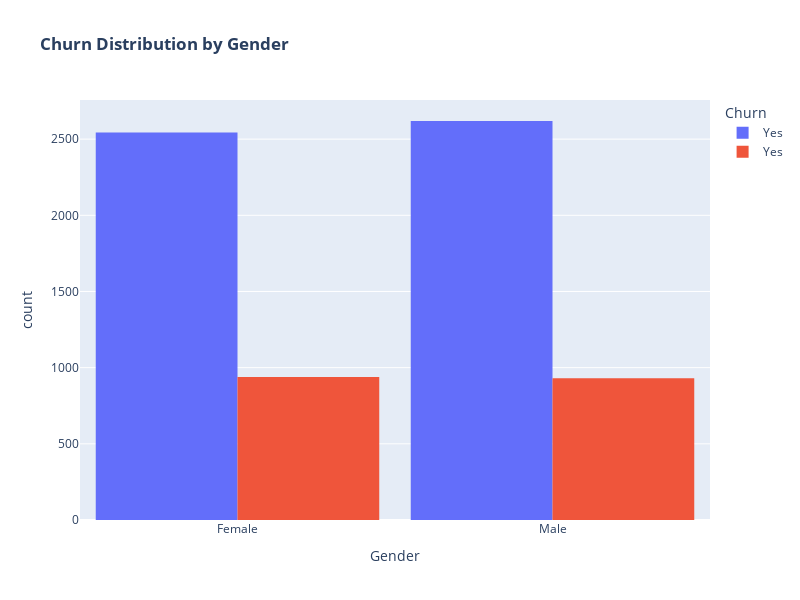

Write notebook code for a chart like this one.
### Markdown cell above
Churn Distribution by Gender: The chart shows that both females and males have similar churn rates, with a slightly higher count of females churning compared to males.

### Code cell
df_encoded['gender_display'] = df_encoded['gender'].map({0: 'Female', 1: 'Male'})

fig = px.histogram(
    df_encoded,
    x="gender_display",
    color="Churn",
    barmode="group",
    title="<b>Churn Distribution by Gender</b>",
    labels={"gender_display": "Gender", "Churn": "Churn"}
)

fig.for_each_trace(lambda t: t.update(name="No" if t.name == "0" else "Yes"))

fig.update_layout(
    width=800,
    height=600,
    bargap=0.1,
)

fig.show()

### Figure 1 — Plotly figure (JSON) as saved in the notebook; plotly's stock layout.template omitted (floating-point values rounded to 4 significant figures; data arrays with more than 128 entries replaced by an {"elided": "..."} marker saying what was removed)
{"data": [{"alignmentgroup": "True", "bingroup": "x", "hovertemplate": "Churn=0.0<br>Gender=%{x}<br>count=%{y}<extra></extra>", "legendgroup": "0.0", "marker": {"color": "#636efa", "pattern": {"shape": ""}}, "name": "Yes", "offsetgroup": "0.0", "orientation": "v", "showlegend": true, "type": "histogram", "x": {"elided": "5163 str values"}, "xaxis": "x", "yaxis": "y"}, {"alignmentgroup": "True", "bingroup": "x", "hovertemplate": "Churn=1.0<br>Gender=%{x}<br>count=%{y}<extra></extra>", "legendgroup": "1.0", "marker": {"color": "#EF553B", "pattern": {"shape": ""}}, "name": "Yes", "offsetgroup": "1.0", "orientation": "v", "showlegend": true, "type": "histogram", "x": {"elided": "1869 str values"}, "xaxis": "x", "yaxis": "y"}], "layout": {"bargap": 0.1, "barmode": "group", "height": 600, "legend": {"title": {"text": "Churn"}, "tracegroupgap": 0}, "title": {"text": "<b>Churn Distribution by Gender</b>"}, "width": 800, "xaxis": {"anchor": "y", "domain": [0, 1], "title": {"text": "Gender"}}, "yaxis": {"anchor": "x", "domain": [0, 1], "title": {"text": "count"}}}}
